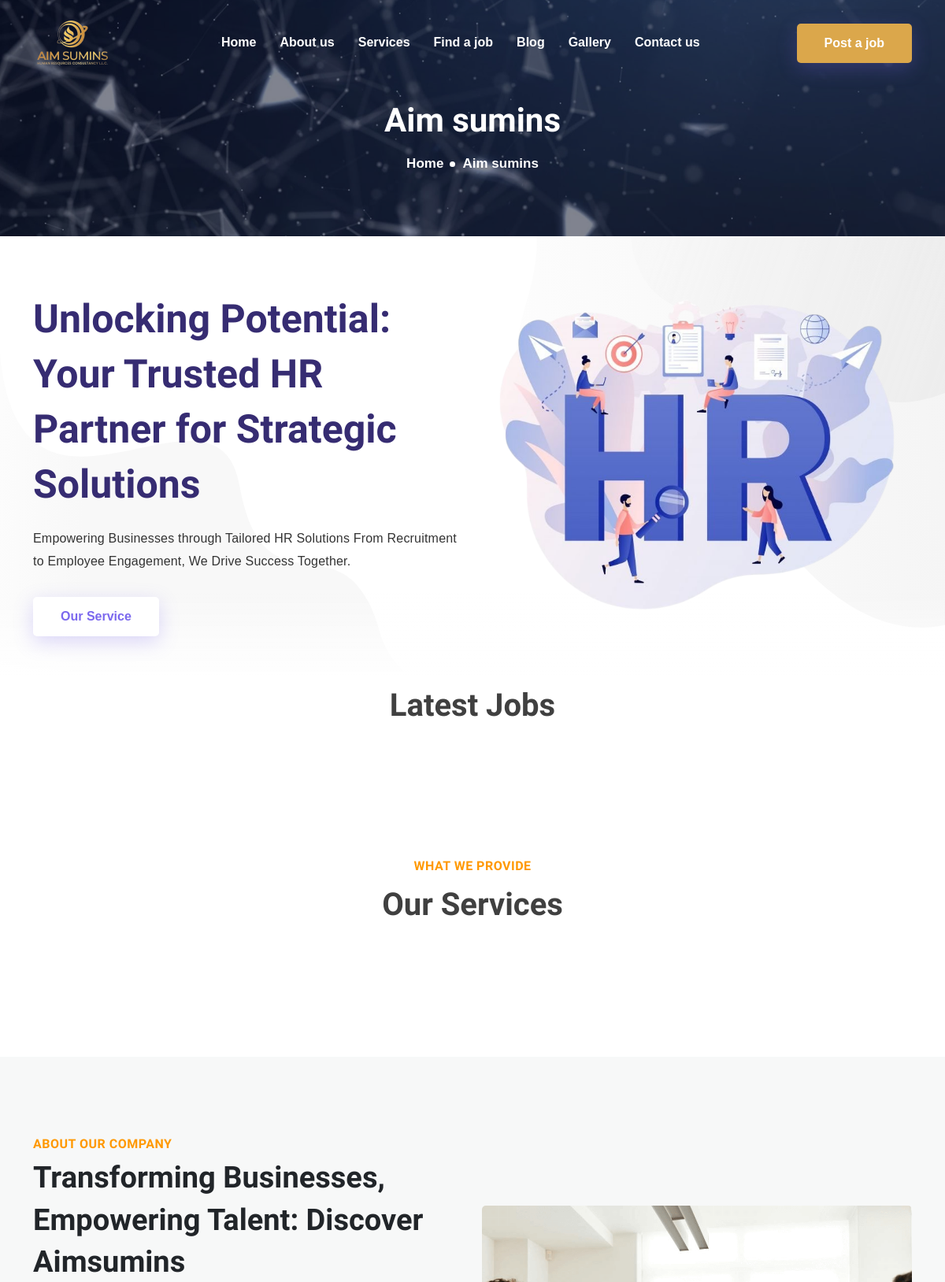
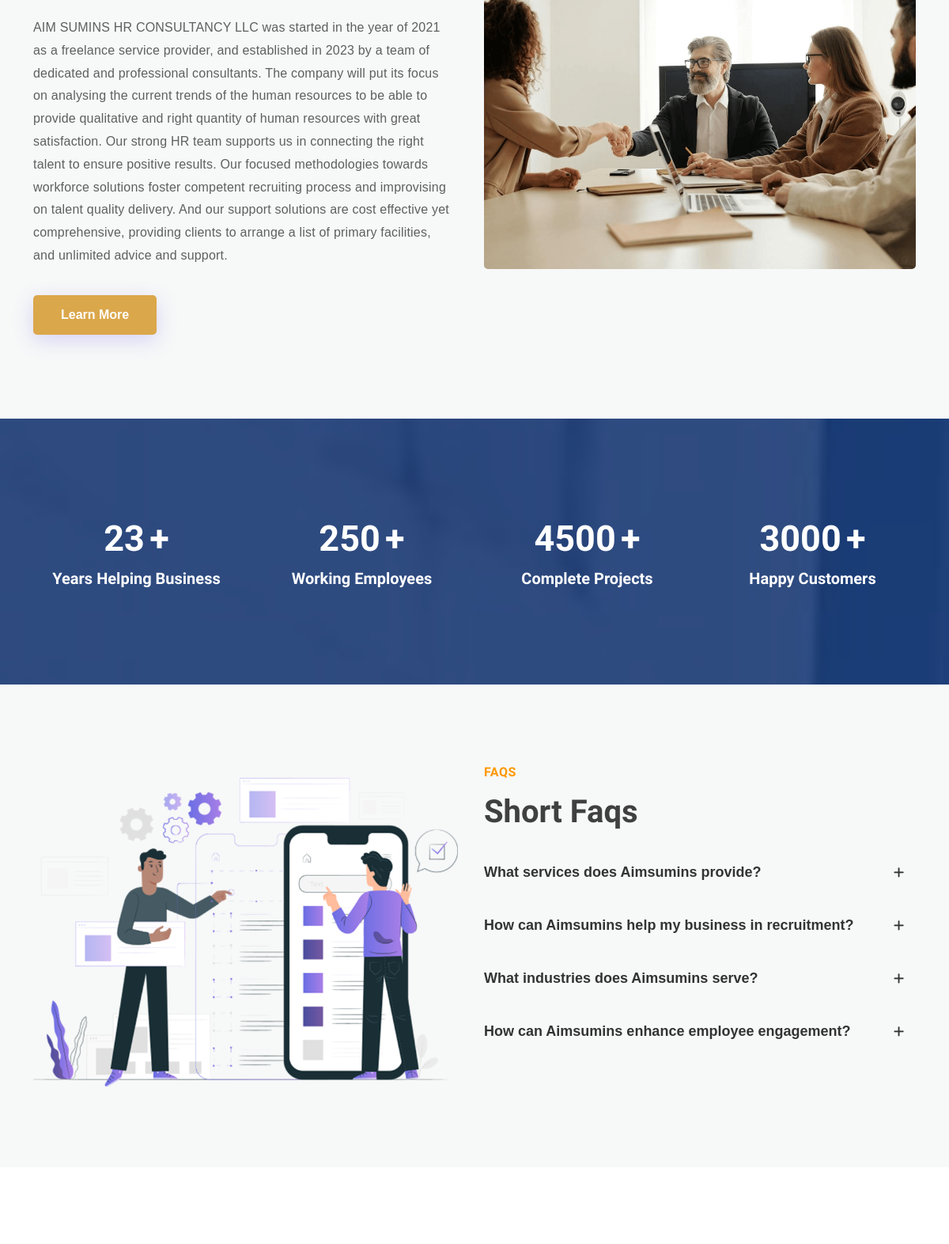
The page / (upper part) on the database its author committed (2 pictures, top to bottom).
### web/models.py (models this page shows, shortened)
class Main(models.Model):
    banner_title=models.CharField(max_length=200)
    banner_image=VersatileImageField(upload_to='main')
    banner_description=models.TextField()
    about_title=models.CharField(max_length=200)
    about_image=VersatileImageField(upload_to='main')
    about_description=models.TextField()
    class Meta:
        verbose_name = "Main"
        verbose_name_plural = "Main"

class Counter(models.Model):
    number=models.CharField(max_length=200)
    title=models.CharField(max_length=200)
    plus_icon=models.BooleanField(default=True)

class Faq(models.Model):
    question=models.CharField(max_length=200)
    answer=models.TextField()

### web/views.py (the view)
# urls.py: path("", views.IndexView.as_view(), name="index"),
class IndexView(TemplateView):
    template_name = "web/index.html"
    def get_context_data(self, **kwargs) :
        context = super().get_context_data(**kwargs)
        context["is_index"] = True
        context["services"] = Service.objects.all()
        context["blogs"] = Blog.objects.all()
        context["client_logos"] = Client_logo.objects.all()
        context["faqs"] = Faq.objects.all()
        context["testmonials"] = Testmonial.objects.all()
        context["counters"] = Counter.objects.all()[:4]
        context["teams"] = Team.objects.all()
        context["main"] = Main.objects.first()
        context["jobs"] = Job.objects.all().order_by("-id")
        context["portfolios"] = Portfolio.objects.all()
        return context

### job/models.py (called while the page is built)
    def get_absolute_url(self):
        return reverse_lazy('web:job-detail', kwargs={'slug': self.slug})

### web/context_processors.py (called while the page is built)
def main_context(request):
    service=Service.objects.all().order_by('-id')[:4]
    return {
        "footer_services": service,
    }

### web/models.py (called while the page is built)
    def get_absolute_url(self):
        return reverse_lazy('web:service-detail', kwargs={'slug': self.slug})

    def get_absolute_url(self):
        return reverse_lazy('web:blog-detail', kwargs={'slug': self.slug})

### templates/web/index.html (shortened to what this page needs)
{% extends "web/base.html" %}
{% load static %}
{% block content %}
	<div class="page-title-area item-bg2">
		<div class="d-table">
			<div class="d-table-cell">
				<div class="container">
					<div class="page-title-content">
						<h2>Aim sumins</h2>
						<ul>
							<li><a href="/">Home</a>
							</li>
							<li>Aim sumins</li>
						</ul>
					</div>
				</div>
			</div>
		</div>
	</div>
<div class="home-section home-2 p-sm-30">
	<div class="d-table">
		<div class="d-table-cell">
			<div class="container">
				<div class="row align-items-center">
					<div class="col-lg-6 col-md-12">
						<div class="main-banner-content">
							<h1>{{main.banner_title}}
							</h1>
							<p>{{main.banner_description}}</p>
							<div class="banner-btn">
								<a class="default-btn-one" href="{% url "web:services" %}">Our Service </a>
							</div>
						</div>
					</div>
					<div class="col-lg-6 col-md-12">
						<div class="banner-image">
							<img src="{{main.banner_image.url}}" alt="image">
						</div>
					</div>
				</div>
			</div>
		</div>
	</div>
</div>
<section class="testimonial-section section-padding p-sm-30 service-main pt-lg-0">
	<div class="container">
		<div class="row">
			<div class="col-md-12">
				<div class="section-title">
					<h2>Latest Jobs</h2>
				</div>
			</div>
		</div>
	</div>
</section>
<section class="testimonial-section section-padding p-sm-30 service-main pt-lg-0">
	<div class="container">
		<div class="row">
			<div class="col-md-12">
				<div class="section-title">
					<h6 class="sub-title">What We Provide</h6>
					<h2>Our Services</h2>
				</div>
			</div>
		</div>
	</div>
</section>
<section class="about-area bg-grey section-padding p-sm-30 index-about-padd">
	<div class="container">
		<div class="row d-flex align-items-center">
			<div class="col-lg-6 col-md-12">
				<div class="about-content">
					<h6 class="sub-title">About Our Company</h6>
					<h2>{{main.about_title}}</h2>
					<p>{{main.about_description}}</p>
					<div class="about-btn-box">
						<a class="default-btn" href="{% url "web:about" %}">Learn More </a>
					</div>
				</div>
			</div>
			<div class="col-lg-6 col-md-12">
				<div class="about-image">
					<img src="{{main.about_image.url}}" alt="About image">
				</div>
			</div>
		</div>
	</div>
</section>
<section class="counter-area section-padding p-sm-30 ">
	<div class="container">
		<div class="row">
			{% for i in counters %}
			<div class="col-lg-3 col-md-6 col-6 counter-item">
				<div class="single-counter">
					<div class="counter-contents">
						<h2>
							<span class="counter-number">{{i.number}}</span>
							{% if i.plus_icon %}
							<span>+</span>
							{% endif %}
						</h2>
						<h3 class="counter-heading">{{i.title}}</h3>
					</div>
				</div>
			</div>
			{% endfor %}
		</div>
	</div>
</section>
<section class="faq-section home-faq bg-grey section-padding p-sm-30">
	<div class="container">
		<div class="row">
			<div class="col-lg-6 col-md-12">
				<div class="faq-img">
					<img src="{% static 'web/img/faq.png' %}" alt="images">
				</div>
			</div>
			<div class="col-lg-6 col-md-12">
				<div class="section-title">
					<h6 class="sub-title">Faqs</h6>
					<h2>Short Faqs</h2>
				</div>
				<div class="faq-accordion first-faq-box">
					<ul class="accordion">
						{% for faq in faqs %}
						<li class="accordion-item">
							<a class="accordion-title" href="javascript:void(0)"> <i class="fa fa-plus"></i>{{ faq.question }}</a>
						</li>
						{% endfor %}
					</ul>
				</div>
			</div>
		</div>
	</div>
</section>
<section class="about-area  section-padding pb-0 p-sm-30 ">
</section>
{% endblock %}

### static/web/css/responsive.css (style rules this page uses)
@media only screen and (min-width: 1200px) and (max-width: 1399px) { .main-banner-content h1 { font-size: 60px; } }
@media only screen and (min-width: 1200px) and (max-width: 1399px) { .home-section.home-2 .main-banner-content h1 { font-size: 50px; } }

### rows shown on the page
Main: banner_title "Unlocking Potential: Your Trusted HR Partner for Strategic Solutions", banner_description "Empowering Businesses through Tailored HR Solutions From Recruitment to Employee Engagement, We Drive Success Together.", banner_image (picture), about_title "Transforming Businesses, Empowering Talent: Discover Aimsumins", about_description "AIM SUMINS HR CONSULTANCY LLC was started in the year of 2021 as a freelance service provider, and established in 2023 by a team of dedicated and professional consultants. The company will put its focus on analysing the current trends of the human resources to be able to provide qualitative and right quantity of human resources with great satisfaction. Our strong HR team supports us in connecting the right talent to ensure positive results. Our focused methodologies towards workforce solutions foster competent recruiting process and improvising on talent quality delivery. And our support solutions are cost effective yet comprehensive, providing clients to arrange a list of primary…", about_image (picture)
Counter: number "23", title "Years Helping Business"
Counter: number "250", title "Working Employees"
Counter: number "4500", title "Complete Projects"
Counter: number "3000", title "Happy Customers"
Faq: question "What services does Aimsumins provide?"
Faq: question "How can Aimsumins help my business in recruitment?"
Faq: question "What industries does Aimsumins serve?"
Faq: question "How can Aimsumins enhance employee engagement?"
